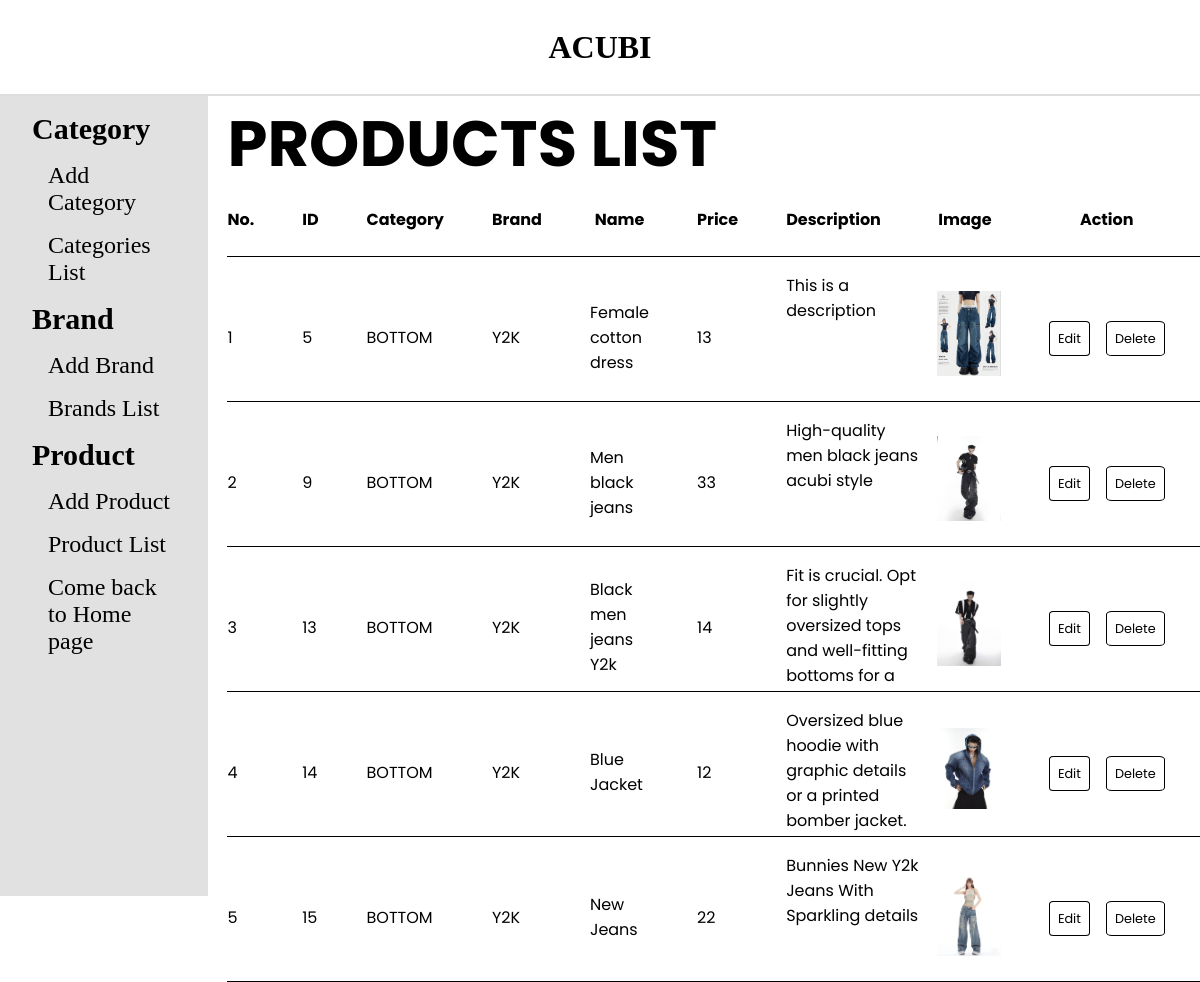
The app's page /admin/productlist.php with its own data.
### tables this page shows
CREATE TABLE `tbl_product` (
  `product_id` int(11) NOT NULL,
  `category_id` int(11) NOT NULL,
  `brand_id` int(11) NOT NULL,
  `product_name` varchar(255) NOT NULL,
  `product_price` double NOT NULL,
  `product_desc` varchar(255) NOT NULL,
  `product_img` varchar(255) NOT NULL
);

CREATE TABLE `tbl_category` (
  `category_id` int(11) NOT NULL,
  `category_name` varchar(255) NOT NULL,
  `category_img` varchar(255) NOT NULL
);

CREATE TABLE `tbl_brand` (
  `brand_id` int(11) NOT NULL,
  `category_id` int(11) NOT NULL,
  `brand_name` varchar(255) NOT NULL
);

### admin/database.php (called while the page is built, shortened)
<?php
class Database
{
    public $host = DB_HOST;
    public $user = DB_USER;
    public $pass = DB_PASS;
    public $dbname = DB_NAME;
    public $link;
    private function connectDB()
    {
        $this->link = new mysqli($this->host, $this->user, $this->pass, $this->dbname);
    }
    public function select($query)
    {
        $result = $this->link->query($query) or
            die($this->link->error . __LINE__);
        if ($result->num_rows > 0) {
            return $result;
        } else {
            return false;
        }
    }
}
?>

### admin/class/product_class.php (called while the page is built, shortened)
<?php
    include "database.php";
?>
<?php
class Product {
    private $db;
    public function __construct() {
        $this -> db = new Database();
    }
    public function showProduct() {
        $query = "SELECT tbl_product.*, tbl_category.category_name, tbl_brand.brand_name
        FROM tbl_product
        INNER JOIN tbl_category ON tbl_product.category_id = tbl_category.category_id
        INNER JOIN tbl_brand ON tbl_category.category_id = tbl_brand.category_id
        ORDER BY product_id";
        $result = $this -> db -> select($query);
        return $result;
    }
}
?>

### admin/productlist.php (the view)
<?php
include "header.php";
include "sidebar.php";
include "class/product_class.php";
?>
<?php
$product = new Product;
$showProduct = $product->showProduct();
?>
<div class="right">
    <div class="product-list">
        <h1>PRODUCTS LIST</h1>
        <table>
            <tr>
                <th>No.</th>
                <th>ID</th>
                <th>Category</th>
                <th>Brand</th>
                <th>Name</th>
                <th>Price</th>
                <th>Description</th>
                <th>Image</th>
                <th colspan="2">Action</th>
            </tr>
            <?php
            if ($showProduct) {
                $i = 0;
                while ($result = $showProduct->fetch_assoc()) {
                    $i++;
            ?>
                    <tr>
                        <td><?php echo $i ?></td>
                        <td><?php echo $result['product_id'] ?></td>
                        <td><?php echo $result['category_name'] ?></td>
                        <td><?php echo $result['brand_name']    ?></td>
                        <td><?php echo $result['product_name'] ?></td>
                        <td><?php echo $result['product_price'] ?></td>
                        <td>
                                <?php echo $result['product_desc'] ?>
                            </td>
                        <td><img src="uploads/<?php echo $result['product_img'] ?>"></td>
                        <td>
                                <a class="btn" href="productedit.php?product_id=<?php echo $result['product_id'] ?>">
                                    Edit
                                </a>
                        </td>
                        <td>
                                <a class="btn" href="productdelete.php?product_id= <?php echo $result['product_id'] ?>">
                                    Delete
                                </a>
                        </td>
                    </tr>
            <?php
                }
            }
            ?>
        </table>
    </div>
</div>
</section>
</body>
</html>

### admin/header.php (shortened to what this page needs)
<!DOCTYPE html>
<html lang="en">
<head>
  <link rel="stylesheet" href="style.css">
</head>
<body>
  <header>
    <h1>ACUBI</h1>
  </header>

### admin/sidebar.php (shortened to what this page needs)
<section class="admin-content">
    <div class="left">
      <ul>
        <li><div href="" class="unselected">Category</div></li>
            <ul>
              <li><a href="categoryadd.php">Add Category</a></li>
              <li><a href="categorylist.php">Categories List</a></li>
            </ul>
        <li><div href="" class="unselected">Brand</div></li>
          <ul>
            <li><a href="brandadd.php">Add Brand</a></li>
            <li><a href="brandlist.php">Brands List</a></li>
          </ul>
        <li><div href="" class="unselected">Product</div></li>
        <ul>
          <li><a href="productadd.php">Add Product</a></li>
          <li><a href="productlist.php">Product List</a></li>
        </ul>
        <ul>
          <li><a href="../index.php">Come back to Home page</a></li>
        </ul>
      </ul>
    </div>

### admin/style.css (style rules this page uses)
* { margin: 0; padding: 0; box-sizing: border-box; color: black; outline: none; }
.btn { background: transparent; padding: .5rem; font-size: .8rem; border: 1px solid; border-radius: 10%; width: 2rem; }
a { font-size: 1.5rem; text-decoration: none; }
ul { list-style: none; }
header { height: 6rem; width: 100vw; border-bottom: 2px solid #ddd; display: flex; justify-content: center; align-items: center; }
.admin-content { display: flex; }
.admin-content .left { background: #dddd; width: 20%; height: 100vh; padding: 0 2rem 0 2rem; }
.admin-content .left ul li { margin: 1rem 0; }
.admin-content .left ul ul { margin-left: 1rem; }
.admin-content .right { margin-left: 2rem; font-family: "Poppins"; display: flex; justify-content: center; }
.right { font-family: "Poppins"; }
.right h1 { text-align: left; font-size: 4rem; }
.right { display: flex; justify-content: center; width: 80%; }
img { margin: 1rem 0 1rem .5rem; width: 4rem; height: auto; object-fit: cover; align-items: center; }
.product-list table { border-collapse: collapse; }
.product-list tr { border-bottom: 1px solid; }
.product-list tr, .product-list th, .product-list td { padding: 1rem 3rem 0rem 0; }
.product-list th { padding-bottom: 1.5rem; }
.product-list table { max-width: 100%; overflow-x: auto; }
.product-list td:nth-child(9) { padding-right: 1rem; }
.product-list td:nth-child(7) { padding:1rem .5rem .5rem 0; float:left; max-width: 20rem; overflow-y: auto; word-wrap: break-word; word-break: break-word; height: 9rem; }

### admin/sidebar.php (style rules this page uses)
li div { font-size: 30px; font-weight: bold; }

### records on screen
tbl_product: product_id "5", category.category_name "BOTTOM", brand.brand_name "Y2K", product_name "Female cotton dress", product_price "13", product_desc "This is a description", product_img (picture)
tbl_product: product_id "9", category.category_name "BOTTOM", tbl_brand.brand_name "Y2K", product_name "Men black jeans", product_price "33", product_desc "High-quality men black jeans acubi style", product_img (picture)
tbl_product: product_id "13", category.category_name "BOTTOM", brand.brand_name "Y2K", product_name "Black men jeans Y2k", product_price "14", product_desc "Fit is crucial. Opt for slightly oversized tops and well-fitting bottoms for a…", product_img (picture)
tbl_product: product_id "14", category.category_name "BOTTOM", brand.brand_name "Y2K", product_name "Blue Jacket", product_price "12", product_desc "Oversized blue hoodie with graphic details or a printed bomber jacket.", product_img (picture)
tbl_product: product_id "15", category.category_name "BOTTOM", brand.brand_name "Y2K", product_name "New Jeans", product_price "22", product_desc "Bunnies New Y2k Jeans With Sparkling details", product_img (picture)
